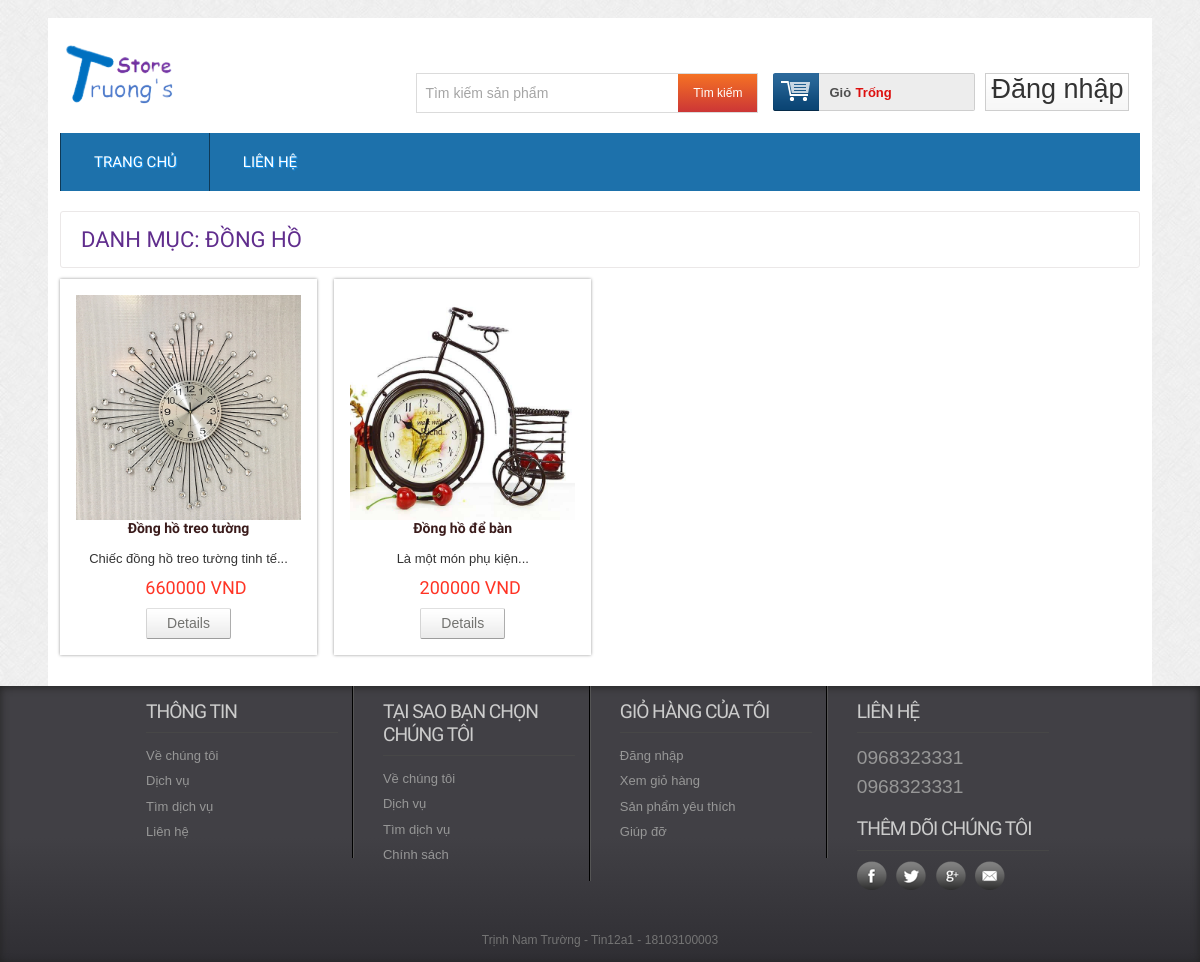
Screenshot of /productbycat.php?catid=24 with the database file from the repository.
### tables this page shows
CREATE TABLE `tbl_product` (
  `productId` int(11) NOT NULL,
  `productName` tinytext NOT NULL,
  `product_code` varchar(200) NOT NULL,
  `productQuantity` varchar(50) NOT NULL,
  `product_soldout` varchar(50) NOT NULL DEFAULT '0',
  `product_remain` varchar(50) NOT NULL,
  `catId` int(11) NOT NULL,
  `brandId` int(11) NOT NULL,
  `product_desc` text NOT NULL,
  `type` int(11) NOT NULL,
  `price` varchar(255) NOT NULL,
  `image` varchar(255) NOT NULL
);

CREATE TABLE `tbl_category` (
  `catId` int(11) NOT NULL,
  `catName` varchar(255) NOT NULL
);

### classes/category.php (called while the page is built, shortened)
<?php
	$filepath = realpath(dirname(__FILE__));
	include_once ($filepath.'/../lib/database.php');
	include_once ($filepath.'/../helpers/format.php');
?>
<?php
	class category
	{
		private $db;
		public function __construct()
		{
			$this->db = new Database();
		}
		public function get_product_by_cat($id)
		{
			$query = "SELECT * FROM tbl_product where catId = '$id' order by catId desc LIMIT 8";
			$result = $this->db->select($query);
			return $result;
		}
		public function get_name_by_cat($id)
		{
			$query = "SELECT tbl_product.*,tbl_category.catName,tbl_category.catId
					  FROM tbl_product,tbl_category
					  WHERE tbl_product.catId = tbl_category.catId
					  AND tbl_product.catId ='$id' LIMIT 1 ";
			$result = $this->db->select($query);
			return $result;
		}
	}
 ?>

### lib/database.php (called while the page is built, shortened)
<?php
Class Database extends PDO{
   public $host   = DB_HOST;
   public $user   = DB_USER;
   public $pass   = DB_PASS;
   public $dbname = DB_NAME;
   public $link;
private function connectDB(){
   $this->link = new mysqli($this->host, $this->user, $this->pass,
    $this->dbname);
 }
public function select($query){
  $result = $this->link->query($query) or
   die($this->link->error.__LINE__);
  if($result->num_rows > 0){
    return $result;
  } else {
    return false;
  }
 }
}

### helpers/format.php (called while the page is built, shortened)
<?php
class Format{
 public function textShorten($text, $limit = 400){
    $text = $text. " ";
    $text = substr($text, 0, $limit);
    $text = substr($text, 0, strrpos($text, ' '));
    $text = $text."...";
    return $text;
 }
}
?>

### productbycat.php (the view, shortened to what this page needs)
<?php
	include 'inc/header.php';
 ?>
<?php
    if(!isset($_GET['catid']) || $_GET['catid'] == NULL){
        echo "<script> window.location = '404.php' </script>";
    }else {
        $id = $_GET['catid'];
    }
  ?>
 <div class="main">
    <div class="content">
    	<div class="content_top">
    		<?php
	      	$name_cat = $cat->get_name_by_cat($id);
	      	if ($name_cat) {
	      		while ($result_name = $name_cat->fetch_assoc()) {
	      	 ?>
    		<div class="heading">
    		<h3>Danh mục: <?php echo $result_name['catName'] ; ?></h3>
    		</div>
    		<?php
				}
	      	}
			?>
    	</div>
	      <div class="section group">
	      	<?php
	      	$productbycat = $cat->get_product_by_cat($id);
	      	if ($productbycat) {
	      		while ($result = $productbycat->fetch_assoc()) {
	      	 ?>
				<div class="grid_1_of_4 images_1_of_4">
					 <a href="preview-3.php"><img src="admin/uploads/<?php echo $result['image'] ?>" alt="" /></a>
					 <h2><?php echo $result['productName'] ?></h2>
					 <p><?php echo $fm->textShorten($result['product_desc'],50) ?></p>
					 <p><span class="price"><?php echo $result['price'].' VND' ?></span></p>
				     <div class="button"><span><a href="details.php?proid=<?php echo $result['productId']; ?>" class="details">Details</a></span></div>
				</div>
				<?php
				}
	      	}else {
	      		echo "Sản phẩm này hiện chưa có trong danh mục";
	      	}
				 ?>
			</div>
    </div>
 </div>
<?php
	include 'inc/footer.php';
 ?>

### css/style.css (style rules this page uses)
html,body,div,span,applet,object,iframe,h1,h2,h3,h4,h5,h6,p,blockquote,pre,a,abbr,acronym,address,big,cite,code,del,dfn,em,img,ins,kbd,q,s,samp,small,strike,strong,sub,sup,tt,var,b,u,i,dl,dt,dd,ol,nav ul,nav li,fieldset,form,label,legend,table,caption,tbody,tfoot,thead,tr,th,td,article,aside,canvas,details,embed,figure,figcaption,footer,header,hgroup,menu,nav,output,ruby,section,summary,time,mark,audio,video { margin:0;padding:0;border:0;font-size:100%;font:inherit;vertical-align:baseline; }
a { text-decoration:none; }
img { max-width:100%; }
body { font-family:Arial, Helvetica, sans-serif; background:url(../images/body_bg3.jpg); }
.section { clear: both; padding: 0px; margin: 0px; }
.group:before, .group:after { content:""; display:table; }
.group:after { clear:both; }
.group { zoom:1; }
.content { padding:20px 0; background:#FFF; }
.content h2 { font-size:40px; color:#333; font-family: 'Monda', sans-serif; }
.content_top { padding:15px 20px; border:1px solid #EBE8E8; border-radius:3px; }
.heading { float:left; margin-right:10%; }
.heading h3 { font-family: 'Monda', sans-serif; font-size:22px; color:#602D8D; text-transform:uppercase; }
.grid_1_of_4 { display: block; float:left; margin: 1% 0 1% 1.6%; box-shadow: 0px 0px 3px rgb(150, 150, 150); }
.grid_1_of_4:first-child { margin-left: 0; }
.images_1_of_4 { width: 20.8%; padding:1.5%; text-align:center; position:relative; }
.images_1_of_4 img { max-width:100%; }
.images_1_of_4 h2 { color: rgb(58, 27, 27); font-family: 'Monda', sans-serif; font-size: 14px; font-weight: 600; }
.images_1_of_4 p { font-size:0.8125em; padding:0.4em 0; color: #333; }
.images_1_of_4 p span.price { font-size: 18px; font-family: 'Monda', sans-serif; color: #ff3425; font-weight: 400; margin-left: 15px; }
.images_1_of_4 .button { float: left; line-height: 1.9em; margin-top: 0.3em; width: 100%; }
.images_1_of_4 .button a { padding:7px 20px; font-size:0.8em; }
.images_1_of_4 .button a { font-family: "Trebuchet MS",Arial,Helvetica,sans-serif; font-size: 14px; line-height: 15px; text-transform: none; color: #737370; text-decoration: none!important; background: url(../images/button-bg.png) repeat-x 0 0 #E8E8E8; display: inline-block; border-left: 1px solid #D4D4D4!important; border-right: 1px solid #ADADAD!important; border-top: 1px solid #E0E0E0!important; border-bottom: 1px solid #9C9C9C!important; cursor: pointer!important; margin: 0 2px; border-radius: 2px; -moz-border-radius: 2px; -webkit-border-radius: 2px; -webkit-transition: all 0.5s ease; -moz-transition: all 0.5s ease; -o-transition: all 0.5s ease; transition: all 0.5s ease; }

### rows the page displays
tbl_product: catId.catName "ĐỒNG HỒ", image (picture), productName "Đồng hồ treo tường", product_desc "Chiếc đồng hồ treo tường tinh tế...", price "660000"
tbl_product: image (picture), productName "Đồng hồ để bàn", product_desc "Là một món phụ kiện...", price "200000"
